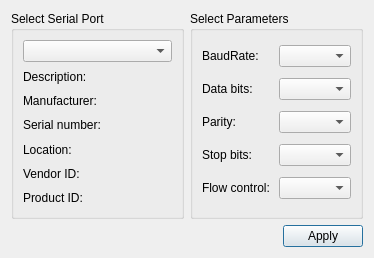
<?xml version="1.0" encoding="UTF-8"?>
<ui version="4.0">
 <class>SettingsDialog</class>
 <widget class="QDialog" name="SettingsDialog">
  <property name="geometry">
   <rect>
    <x>0</x>
    <y>0</y>
    <width>374</width>
    <height>258</height>
   </rect>
  </property>
  <property name="windowTitle">
   <string>Settings</string>
  </property>
  <layout class="QGridLayout" name="gridLayout_3">
   <item row="0" column="0">
    <widget class="QGroupBox" name="selectBox">
     <property name="title">
      <string>Select Serial Port</string>
     </property>
     <layout class="QGridLayout" name="gridLayout">
      <item row="0" column="0">
       <widget class="QComboBox" name="serialPortInfoListBox"/>
      </item>
      <item row="1" column="0">
       <widget class="QLabel" name="descriptionLabel">
        <property name="text">
         <string>Description:</string>
        </property>
       </widget>
      </item>
      <item row="2" column="0">
       <widget class="QLabel" name="manufacturerLabel">
        <property name="text">
         <string>Manufacturer:</string>
        </property>
       </widget>
      </item>
      <item row="3" column="0">
       <widget class="QLabel" name="serialNumberLabel">
        <property name="text">
         <string>Serial number:</string>
        </property>
       </widget>
      </item>
      <item row="4" column="0">
       <widget class="QLabel" name="locationLabel">
        <property name="text">
         <string>Location:</string>
        </property>
       </widget>
      </item>
      <item row="5" column="0">
       <widget class="QLabel" name="vidLabel">
        <property name="text">
         <string>Vendor ID:</string>
        </property>
       </widget>
      </item>
      <item row="6" column="0">
       <widget class="QLabel" name="pidLabel">
        <property name="text">
         <string>Product ID:</string>
        </property>
       </widget>
      </item>
     </layout>
    </widget>
   </item>
   <item row="1" column="0" colspan="2">
    <layout class="QHBoxLayout" name="horizontalLayout">
     <item>
      <spacer name="horizontalSpacer">
       <property name="orientation">
        <enum>Qt::Horizontal</enum>
       </property>
       <property name="sizeHint" stdset="0">
        <size>
         <width>96</width>
         <height>20</height>
        </size>
       </property>
      </spacer>
     </item>
     <item>
      <widget class="QPushButton" name="applyButton">
       <property name="text">
        <string>Apply</string>
       </property>
      </widget>
     </item>
    </layout>
   </item>
   <item row="0" column="1">
    <widget class="QGroupBox" name="parametersBox">
     <property name="title">
      <string>Select Parameters</string>
     </property>
     <layout class="QGridLayout" name="gridLayout_2">
      <item row="0" column="0">
       <widget class="QLabel" name="baudRateLabel">
        <property name="text">
         <string>BaudRate:</string>
        </property>
       </widget>
      </item>
      <item row="0" column="1">
       <widget class="QComboBox" name="baudRateBox"/>
      </item>
      <item row="1" column="0">
       <widget class="QLabel" name="dataBitsLabel">
        <property name="text">
         <string>Data bits:</string>
        </property>
       </widget>
      </item>
      <item row="1" column="1">
       <widget class="QComboBox" name="dataBitsBox"/>
      </item>
      <item row="2" column="0">
       <widget class="QLabel" name="parityLabel">
        <property name="text">
         <string>Parity:</string>
        </property>
       </widget>
      </item>
      <item row="2" column="1">
       <widget class="QComboBox" name="parityBox"/>
      </item>
      <item row="3" column="0">
       <widget class="QLabel" name="stopBitsLabel">
        <property name="text">
         <string>Stop bits:</string>
        </property>
       </widget>
      </item>
      <item row="3" column="1">
       <widget class="QComboBox" name="stopBitsBox"/>
      </item>
      <item row="4" column="0">
       <widget class="QLabel" name="flowControlLabel">
        <property name="text">
         <string>Flow control:</string>
        </property>
       </widget>
      </item>
      <item row="4" column="1">
       <widget class="QComboBox" name="flowControlBox"/>
      </item>
     </layout>
    </widget>
   </item>
  </layout>
 </widget>
 <resources/>
 <connections/>
</ui>
